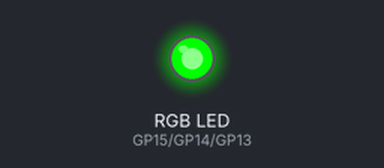
Recording of a program running on a simulated Raspberry Pi Pico running MicroPython. On the bench: an RGB LED mixed from three pins (HIGH = lit).

Above: at 0.1 s.
Timing chart, 0 to 1.6 s (numbered marks = the images above):
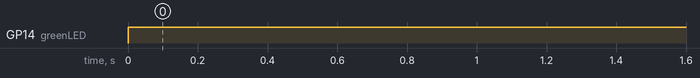

Measured:
- by itself, GP14 (greenLED): LOW → HIGH at 0.00 s

The program:

RGBLED.py
```python
from machine import Pin,PWM
from time import sleep
redPin=15
greenPin=14
bluePin=13
redLED=PWM(Pin(redPin))
greenLED=PWM(Pin(greenPin))
blueLED=PWM(Pin(bluePin))
redLED.freq(1000)
redLED.duty_u16(0)
greenLED.freq(1000)
greenLED.duty_u16(0)
blueLED.freq(1000)
blueLED.duty_u16(0)
while True:
    #change the brightness amounts to change the color
    redBrightness=0
    greenBrightness=65535
    blueBrightness=0

    redLED.duty_u16(redBrightness)
    greenLED.duty_u16(greenBrightness)
    blueLED.duty_u16(blueBrightness)
    sleep(.1)
```
